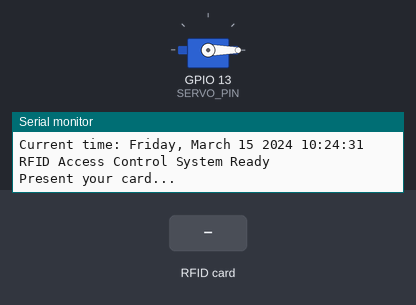
A sketch run on a simulated ESP32. Parts: servo, the last lines printed to the serial monitor. The inputs (shaded band) are chosen by the test bench. WiFi joins after 1.5 s; servers stay silent unless stated; the local clock reads 2024-03-15 10:24:30 at power-on unless the sketch sets it; the Firebase database answers and starts empty.

Above: at 3.2 s.
3.3 s: RFID card 1C B1 80 48 held to the reader
At 4.5 s:
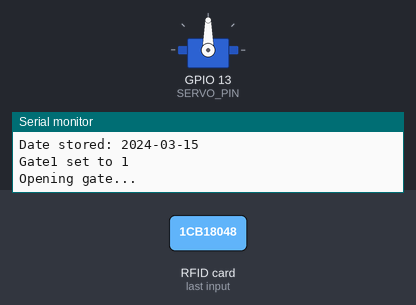
Timing chart, 0 to 10.5 s (numbered marks = the images above; inputs shaded):
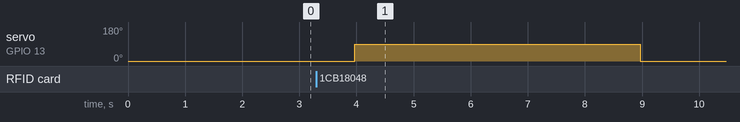

Measured:
- after the input at 3.3 s, servo on GPIO 13 (SERVO_PIN): 0° → 90° after 0.67 s, → 0° 5.0 s later

The sketch:

RFID_1.ino
```cpp
#include <WiFi.h>
#include <FirebaseESP32.h>
#include <SPI.h>
#include <MFRC522.h>
#include <ESP32Servo.h>
#include <time.h>

// WiFi credentials
#define WIFI_SSID "Minh"
#define WIFI_PASSWORD "7777777777"

// Firebase configuration
#define FIREBASE_HOST "auto-checkout-b3ea1-default-rtdb.asia-southeast1.firebasedatabase.app"
#define FIREBASE_AUTH "cGZLewEccSoy4R1Z4wZKdjYGtW41JYKVG6UFACt8"

// RFID pins
#define RST_PIN 17
#define SS_PIN 16

// Servo pin
#define SERVO_PIN 13

// Initialize objects
MFRC522 mfrc522(SS_PIN, RST_PIN);
Servo gateServo;
FirebaseData firebaseData;
FirebaseConfig config;
FirebaseAuth auth;

// NTP server configuration
const char* ntpServer = "pool.ntp.org";
const long gmtOffset_sec = 25200; // GMT+7 for Vietnam (7 * 3600)
const int daylightOffset_sec = 0;

// RFID card database - map card UIDs to names
struct CardData {
  String uid;
  String name;
};

CardData authorizedCards[] = {
  {"1CB18048", "104240035@student,vgu,edu,vn"},
  {"1CB18548", "Bob"},
  {"E5F6G7H8", "Charlie"},
  // Add more cards as needed
};

const int numCards = sizeof(authorizedCards) / sizeof(authorizedCards[0]);

// Variable to track previous in_process state
int previousInProcess = 0;

// Add duplicate detection variables (from scanning.ino)
byte lastUID[10];
byte lastUIDSize = 0;
unsigned long lastReadTime = 0;
const unsigned long CARD_READ_INTERVAL = 3000; // 3 seconds between same card reads

void setup() {
  Serial.begin(115200);

  // Initialize SPI and RFID
  SPI.begin();
  mfrc522.PCD_Init();

  // Initialize servo
  gateServo.attach(SERVO_PIN);
  gateServo.write(0); // Initial position

  // Initialize duplicate detection
  lastUIDSize = 0;
  lastReadTime = 0;

  // Connect to WiFi
  WiFi.begin(WIFI_SSID, WIFI_PASSWORD);
  Serial.print("Connecting to WiFi");
  while (WiFi.status() != WL_CONNECTED) {
    delay(500);
    Serial.print(".");
  }
  Serial.println();
  Serial.println("WiFi connected!");
  Serial.print("IP address: ");
  Serial.println(WiFi.localIP());

  // Initialize time
  configTime(gmtOffset_sec, daylightOffset_sec, ntpServer);
  Serial.println("Waiting for time synchronization...");

  // Wait for time to be set
  struct tm timeinfo;
  int attempts = 0;
  while (!getLocalTime(&timeinfo) && attempts < 10) {
    delay(1000);
    Serial.print(".");
    attempts++;
  }

  if (attempts < 10) {
    Serial.println("\nTime synchronized!");
    Serial.println(&timeinfo, "Current time: %A, %B %d %Y %H:%M:%S");
  } else {
    Serial.println("\nFailed to synchronize time");
  }

  // Initialize Firebase
  config.host = FIREBASE_HOST;
  config.signer.tokens.legacy_token = FIREBASE_AUTH;

  Firebase.begin(&config, &auth);
  Firebase.reconnectWiFi(true);

  // Set initial Firebase values
  Firebase.setInt(firebaseData, "/gate1", 0);
  Firebase.setInt(firebaseData, "/in_process", 0);
  Firebase.setInt(firebaseData, "/clear", 0);
  Serial.println("RFID Access Control System Ready");
  Serial.println("Present your card...");
}

void loop() {
  // Check if system is available (in_process = 0)
  if (Firebase.getInt(firebaseData, "/in_process")) {
    int inProcess = firebaseData.intData();

    // Check if in_process changed from 1 to 0
    if (previousInProcess == 1 && inProcess == 0) {
      Serial.println("in_process changed from 1 to 0 - Deleting rfid_logs");
      deleteRfidLogs();
    }

    // Update previous state
    previousInProcess = inProcess;

    if (inProcess != 0) {
      delay(100); // Reduced delay for better responsiveness
      return; // Don't process cards if system is busy
    }
  } else {
    Serial.println("Failed to read in_process status");
    delay(500); // Reduced delay
    return;
  }

  // Improved card reading logic (from scanning.ino)
  // Look for new cards - separate checks for better reliability
  if (!mfrc522.PICC_IsNewCardPresent()) {
    delay(50);
    return;
  }

  // Select one of the cards
  if (!mfrc522.PICC_ReadCardSerial()) {
    delay(50);
    return;
  }

  // Check if it's the same card as before (prevent multiple reads)
  bool sameCard = (mfrc522.uid.size == lastUIDSize);
  if (sameCard) {
    for (byte i = 0; i < mfrc522.uid.size; i++) {
      if (mfrc522.uid.uidByte[i] != lastUID[i]) {
        sameCard = false;
        break;
      }
    }
  }

  // If same card and read recently, skip
  if (sameCard && (millis() - lastReadTime < CARD_READ_INTERVAL)) {
    mfrc522.PICC_HaltA();
    mfrc522.PCD_StopCrypto1();
    delay(100);
    return;
  }

  // Store current card info
  lastUIDSize = mfrc522.uid.size;
  for (byte i = 0; i < mfrc522.uid.size; i++) {
    lastUID[i] = mfrc522.uid.uidByte[i];
  }
  lastReadTime = millis();

  // Read card UID
  String cardUID = "";
  for (byte i = 0; i < mfrc522.uid.size; i++) {
    if (mfrc522.uid.uidByte[i] < 0x10) cardUID += "0";
    cardUID += String(mfrc522.uid.uidByte[i], HEX);
  }
  cardUID.toUpperCase();

  Serial.print("Card detected: ");
  Serial.println(cardUID);

  // Check if card is authorized
  String userName = getAuthorizedUser(cardUID);
  if (userName != "") {
    Serial.print("Access granted for: ");
    Serial.println(userName);

    // Process authorized access
    processAuthorizedAccess(userName);
  } else {
    Serial.println("Access denied - Unknown card");
  }

  // Properly halt PICC and stop encryption (from scanning.ino)
  mfrc522.PICC_HaltA();
  mfrc522.PCD_StopCrypto1();

  delay(2000); // Wait before next read
  Serial.println("Ready for next card...");
}

String getAuthorizedUser(String cardUID) {
  for (int i = 0; i < numCards; i++) {
    if (authorizedCards[i].uid == cardUID) {
      return authorizedCards[i].name;
    }
  }
  return ""; // Card not found
}

String getCurrentDate() {
  struct tm timeinfo;
  if (!getLocalTime(&timeinfo)) {
    Serial.println("Failed to obtain time");
    return "Unknown";
  }

  // Format as YYYY-MM-DD
  char dateString[11];
  strftime(dateString, sizeof(dateString), "%Y-%m-%d", &timeinfo);
  return String(dateString);
}

void processAuthorizedAccess(String userName) {
  // Set in_process = 1 to indicate system is busy
  if (Firebase.setInt(firebaseData, "/in_process", 1)) {
    Serial.println("System marked as busy (in_process = 1)");
  } else {
    Serial.println("Failed to set in_process flag");
  }

  // Get current date in YYYY-MM-DD format
  String currentDate = getCurrentDate();
  Serial.print("Current date: ");
  Serial.println(currentDate);

  // Upload user data to Firebase with username as container and date instead of timestamp
  String firebasePath = "/rfid_logs/" + userName + "/date";

  // Store current date in the user's container
  if (Firebase.setString(firebaseData, firebasePath, currentDate)) {
    Serial.println("User access logged successfully at: " + firebasePath);
    Serial.println("Date stored: " + currentDate);
  } else {
    Serial.println("Failed to log user access");
    Serial.println(firebaseData.errorReason());
  }

  // Set gate1 = 1 and control servo
  if (Firebase.setInt(firebaseData, "/gate1", 1)) {
    Serial.println("Gate1 set to 1");

    // Spin servo 90 degrees
    Serial.println("Opening gate...");
    gateServo.write(90);

    // Hold for 5 seconds
    delay(5000);

    // Return servo to original position
    Serial.println("Closing gate...");
    gateServo.write(00);

    // Set gate1 = 0
    if (Firebase.setInt(firebaseData, "/gate1", 0)) {
      Serial.println("Gate1 set to 0");
    } else {
      Serial.println("Failed to set gate1 to 0");
      Serial.println(firebaseData.errorReason());
    }

  } else {
    Serial.println("Failed to set gate1 to 1");
    Serial.println(firebaseData.errorReason());

    // Reset in_process even if there was an error
    Firebase.setInt(firebaseData, "/in_process", 0);
  }
}

// Function to delete rfid_logs when in_process changes from 1 to 0
void deleteRfidLogs() {
  if (Firebase.deleteNode(firebaseData, "/rfid_logs")) {
    Serial.println("rfid_logs deleted successfully");
  } else {
    Serial.println("Failed to delete rfid_logs");
    Serial.println(firebaseData.errorReason());
  }
}

// Function to add new authorized cards (call this in setup if needed)
void addAuthorizedCard(String uid, String name) {
  // This is a simple example - in a real system you might want
  // dynamic card management through Firebase
  Serial.print("Card ");
  Serial.print(uid);
  Serial.print(" authorized for ");
  Serial.println(name);
}
```
